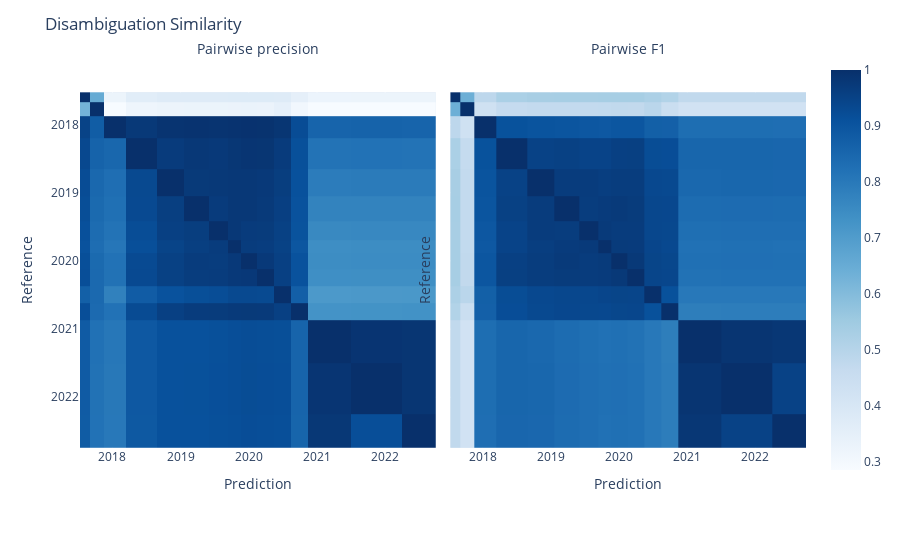

Source (notebook cell):
### Markdown cell above
You can plot a heatmap representation of metrics for all pairs of disambiguations using the {py:func}`er_evaluation.plot_comparison` function. You can change the metrics using the optional `metrics` argument.

### Code cell
ee.plot_comparison(predictions)

### Figure 1 — Plotly figure (JSON) as saved in the notebook; plotly's stock layout.template omitted (floating-point values rounded to 4 significant figures; data arrays with more than 128 entries replaced by an {"elided": "..."} marker saying what was removed)
{"data": [{"coloraxis": "coloraxis", "hovertemplate": "x: %{x}<br>y: %{y}<br>color: %{z}<extra></extra>", "name": "0", "type": "heatmap", "x": ["2017-08-08T00:00:00", "2017-10-03T00:00:00", "2017-12-26T00:00:00", "2018-05-28T00:00:00", "2018-11-27T00:00:00", "2019-03-12T00:00:00", "2019-08-20T00:00:00", "2019-10-08T00:00:00", "2019-12-31T00:00:00", "2020-03-31T00:00:00", "2020-06-30T00:00:00", "2020-09-29T00:00:00", "2020-12-29T00:00:00", "2021-12-30T00:00:00", "2022-06-30T00:00:00"], "xaxis": "x", "y": ["2017-08-08T00:00:00", "2017-10-03T00:00:00", "2017-12-26T00:00:00", "2018-05-28T00:00:00", "2018-11-27T00:00:00", "2019-03-12T00:00:00", "2019-08-20T00:00:00", "2019-10-08T00:00:00", "2019-12-31T00:00:00", "2020-03-31T00:00:00", "2020-06-30T00:00:00", "2020-09-29T00:00:00", "2020-12-29T00:00:00", "2021-12-30T00:00:00", "2022-06-30T00:00:00"], "yaxis": "y", "z": {"elided": "15x15 float values"}}, {"coloraxis": "coloraxis", "hovertemplate": "x: %{x}<br>y: %{y}<br>color: %{z}<extra></extra>", "name": "1", "type": "heatmap", "x": ["2017-08-08T00:00:00", "2017-10-03T00:00:00", "2017-12-26T00:00:00", "2018-05-28T00:00:00", "2018-11-27T00:00:00", "2019-03-12T00:00:00", "2019-08-20T00:00:00", "2019-10-08T00:00:00", "2019-12-31T00:00:00", "2020-03-31T00:00:00", "2020-06-30T00:00:00", "2020-09-29T00:00:00", "2020-12-29T00:00:00", "2021-12-30T00:00:00", "2022-06-30T00:00:00"], "xaxis": "x2", "y": ["2017-08-08T00:00:00", "2017-10-03T00:00:00", "2017-12-26T00:00:00", "2018-05-28T00:00:00", "2018-11-27T00:00:00", "2019-03-12T00:00:00", "2019-08-20T00:00:00", "2019-10-08T00:00:00", "2019-12-31T00:00:00", "2020-03-31T00:00:00", "2020-06-30T00:00:00", "2020-09-29T00:00:00", "2020-12-29T00:00:00", "2021-12-30T00:00:00", "2022-06-30T00:00:00"], "yaxis": "y2", "z": {"elided": "15x15 float values"}}], "layout": {"annotations": [{"font": {"size": 14}, "showarrow": false, "text": "Pairwise precision", "x": 0.245, "xanchor": "center", "xref": "paper", "y": 1, "yanchor": "bottom", "yref": "paper"}, {"font": {"size": 14}, "showarrow": false, "text": "Pairwise F1", "x": 0.755, "xanchor": "center", "xref": "paper", "y": 1, "yanchor": "bottom", "yref": "paper"}], "coloraxis": {"colorscale": [[0, "rgb(247,251,255)"], [0.125, "rgb(222,235,247)"], [0.25, "rgb(198,219,239)"], [0.375, "rgb(158,202,225)"], [0.5, "rgb(107,174,214)"], [0.625, "rgb(66,146,198)"], [0.75, "rgb(33,113,181)"], [0.875, "rgb(8,81,156)"], [1, "rgb(8,48,107)"]]}, "margin": {"t": 60}, "title": {"text": "Disambiguation Similarity"}, "xaxis": {"anchor": "y", "constrain": "domain", "domain": [0, 0.49], "scaleanchor": "y", "title": {"text": "Prediction"}}, "xaxis2": {"anchor": "y2", "domain": [0.51, 1], "matches": "x", "title": {"text": "Prediction"}}, "yaxis": {"anchor": "x", "autorange": "reversed", "constrain": "domain", "domain": [0, 1], "title": {"text": "Reference"}}, "yaxis2": {"anchor": "x2", "domain": [0, 1], "matches": "y", "showticklabels": false, "title": {"text": "Reference"}}}}
